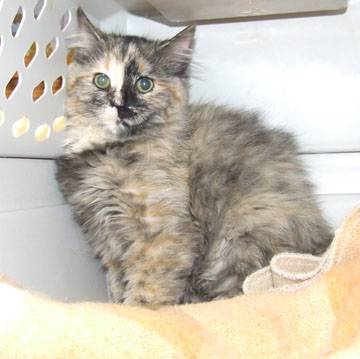
#> input picture dataset/test_set/cats/cat.4005.jpg, 360 x 359 px, found by its file name; its folder holds only this picture in this run
$ jupyter execute --allow-errors .ipynb   (shell and % lines are left out)   (older library calls are emulated)
#> lines starting #> are read from the running program, lines starting #| are printed output that depends on the picture
[cell 1]
import numpy as np
import pickle
import sys
import time

[cell 2]
import numpy as np

class ConvolutionLayer:
  # A Convolution layer
    def __init__(self, num_filters, inputs_channel, width, height, stride, padding, learning_rate, name):
        """
        num_filters:     卷积核个数
        inputs_channel:  通道个数？ RGB吗？
        width：          卷积核宽
        height：         卷积核高
        stride：         卷积核步长
        padding：        输入填充宽度
        learning_rate:  学习率
        name:           卷积层名字
        """
        self.num_filters = num_filters
        self.channel = inputs_channel
        self.width = width
        self.height = height
        self.stride = stride
        self.padding = padding
        self.name = name
        self.lr = learning_rate

        # 所有卷积参数构成一个4维矩阵， (num_filters, channel, width, height)，
        # 每个 filter是一个三位矩阵 （channel, width, height)
        # 参数随机初始化，除length*width减小方差

        self.weights = np.zeros((self.num_filters, self.channel, self.width, self.height))
        #np.zero() 全填充为零
        self.bias = np.zeros((self.num_filters,1))
        for i in range(self.num_filters):
            # 初始化 num_filters个filter matrices
            self.weights[i,:,:,:] = np.random.normal(loc=0, scale=np.sqrt(1./(self.channel*self.width*self.height)), size=(self.channel, self.width, self.height))


    def zero_padding(self, inputs, padding_size):
        #array.shape is one function of np
        w, h = inputs.shape[0], inputs.shape[1]
        new_w = 2 * padding_size + w
        new_h = 2 * padding_size + h
        out = np.zeros((new_w, new_h))
        # out[2:4] means out[2] and out[3]
        out[padding_size:w+padding_size, padding_size:h+padding_size] = inputs
        # this step means copy the orignial values in the new matrix
        return out

    def forward(self, inputs):
        # input size: (C, W, H)
        # output size: (F ,WW, HH)
        C = inputs.shape[0]
        W = inputs.shape[1]+2*self.padding
        H = inputs.shape[2]+2*self.padding
        self.inputs = np.zeros((C, W, H))
        for c in range(inputs.shape[0]):
            #add the input padding(this process we can remove)
            self.inputs[c,:,:] = self.zero_padding(inputs[c,:,:], self.padding)
        WW = (W - self.width)//self.stride + 1
        HH = (H - self.height)//self.stride + 1
        feature_maps = np.zeros((self.num_filters, WW, HH))
        for f in range(self.num_filters):
            for w in range(WW):
                for h in range(HH):
                    ###np.sum(add)
                    feature_maps[f,w,h]=np.sum(self.inputs[:,w:w+self.width,h:h+self.height]*self.weights[f,:,:,:])+self.bias[f]

        return feature_maps

    def backward(self, dy):

        C, W, H = self.inputs.shape
        dx = np.zeros(self.inputs.shape)
        dw = np.zeros(self.weights.shape)
        db = np.zeros(self.bias.shape)

        F, W, H = dy.shape
        for f in range(F):
            for w in range(W):
                for h in range(H):
                    #dw[f,:,:,:]means the fth 3D matrix
                    dw[f,:,:,:]+=dy[f,w,h]*self.inputs[:,w:w+self.width,h:h+self.height]
                    dx[:,w:w+self.width,h:h+self.height]+=dy[f,w,h]*self.weights[f,:,:,:]

        for f in range(F):
            db[f] = np.sum(dy[f, :, :])

        self.weights -= self.lr * dw
        self.bias -= self.lr * db
        return dx

    def extract(self):
        return {self.name+'.weights':self.weights, self.name+'.bias':self.bias}

    def feed(self, weights, bias):
        self.weights = weights
        self.bias = bias

[cell 3]
import numpy as np
class FullyConnectedLayer:

    def __init__(self, num_inputs, num_outputs, learning_rate, name):
        self.weights = 0.01*np.random.rand(num_inputs, num_outputs)
        self.bias = np.zeros((num_outputs, 1))
        self.lr = learning_rate
        self.name = name

    def forward(self, inputs):
        self.inputs = inputs
        return np.dot(self.inputs, self.weights) + self.bias.T

    def backward(self, dy):

        if dy.shape[0] == self.inputs.shape[0]:
            dy = dy.T
        dw = dy.dot(self.inputs)
        db = np.sum(dy, axis=1, keepdims=True)
        dx = np.dot(dy.T, self.weights.T)

        self.weights -= self.lr * dw.T
        self.bias -= self.lr * db

        return dx

    def extract(self):
        return {self.name+'.weights':self.weights, self.name+'.bias':self.bias}

    def feed(self, weights, bias):
        self.weights = weights
        self.bias = bias

[cell 4]
import numpy as np
class Softmax:
    def __init__(self):
        pass
    def forward(self, inputs):
        exp = np.exp(inputs, dtype=np.float)
        self.out = exp/np.sum(exp)
        return self.out
    def backward(self, dy):
        return self.out.T - dy.reshape(dy.shape[0],1)
    def extract(self):
        return

[cell 5]
class ReLu:
    def __init__(self):
        pass
    def forward(self, inputs):
        self.inputs = inputs
        ret = inputs.copy()
        # change the value that is less than 0 to 0
        ret[ret < 0] = 0
        return ret

    def backward(self, dy):
        dx = dy.copy()
        dx[self.inputs < 0] = 0
        return dx
    def extract(self):
        return

[cell 6]
class Flatten:
    def __init__(self):
        pass
    def forward(self, inputs):
        self.C, self.W, self.H = inputs.shape
        #array.reshape(element, length, order), this step means changing the 3D matrix to 1D
        return inputs.reshape(1, self.C*self.W*self.H)
    def backward(self, dy):
        return dy.reshape(self.C, self.W, self.H)
    def extract(self):
        return

[cell 7]
import numpy as np

# loss
def cross_entropy(inputs, labels):

    out_num = labels.shape[0]
    p = np.sum(labels.reshape(1,out_num)*inputs)
    loss = -np.log(p)
    return loss

[cell 8]
import numpy as np
class MaxPoolingLayer:
    # A Max Pooling layer .
    def __init__(self, width, height, stride, name):
        self.width = width
        self.height = height
        self.stride = stride
        self.name = name

    def forward(self, inputs):
        self.inputs = inputs
        C, W, H = inputs.shape
        new_width = (W - self.width) // self.stride + 1
        new_height = (H - self.height) // self.stride + 1
        out = np.zeros((C, new_width, new_height))
        for c in range(C):
            for w in range(new_width):
                for h in range(new_height):
                    #np.max get the max value
                    out[c, w, h] = np.max(
                        self.inputs[c, w * self.stride:w * self.stride + self.width, h * self.stride:h * self.stride + self.height])
        return out

    def backward(self, dy):
        C, W, H = self.inputs.shape
        dx = np.zeros(self.inputs.shape)

        for c in range(C):
            for w in range(0, W, self.width):
                for h in range(0, H, self.height):
                    #np.argmax get the index of max value , and the index is the index after flattening the array
                    st = np.argmax(self.inputs[c, w:w + self.width, h:h + self.height])
                    # get the original index of max value from the flattened index
                    (idx, idy) = np.unravel_index(st, (self.width, self.height))
                    dx[c, w + idx, h + idy] = dy[c, w // self.width, h // self.height]
        return dx

    def extract(self):
        return

[cell 9]
import numpy as np
import pickle
import sys
import time

class Net:
    def __init__(self):
        # Lenet
        # input: 28x28
        # conv1: (5x5x6)@s1p2 -> 28x28x6 {(28-5+2x2)/1+1}
        # maxpool2: (2x2)@s2 -> 14x14x6 {(28-2)/2+1}
        # conv3: (5x5x16)@s1p0 -> 10x10x16 {(14-5)/1+1}
        # maxpool4: (2x2)@s2 -> 5x5x16 {(10-2)/2+1}
        # conv5: (5x5x120)@s1p0 -> 1x1x120 {(5-5)/1+1}
        # fc6: 120 -> 84
        # fc7: 84 -> 10
        # softmax: 10 -> 10
        lr = 0.01
        self.layers = []
        self.layers.append(
            ConvolutionLayer(inputs_channel=1, num_filters=6, width=5, height=5, padding=2, stride=1, learning_rate=lr,
                          name='conv1'))
        self.layers.append(ReLu())
        self.layers.append(MaxPoolingLayer(width=2, height=2, stride=2, name='maxpool2'))

        self.layers.append(
            ConvolutionLayer(inputs_channel=6, num_filters=16, width=5, height=5, padding=0, stride=1, learning_rate=lr,
                          name='conv3'))
        self.layers.append(ReLu())
        self.layers.append(MaxPoolingLayer(width=2, height=2, stride=2, name='maxpool4'))

        self.layers.append(
             ConvolutionLayer(inputs_channel=16, num_filters=40, width=5, height=5, padding=0, stride=1, learning_rate=lr,
                           name='conv5'))

        self.layers.append(ReLu())
        self.layers.append(Flatten())
        self.layers.append(FullyConnectedLayer(num_inputs=40, num_outputs=10, learning_rate=lr, name='fc6'))
        self.layers.append(ReLu())
        self.layers.append(FullyConnectedLayer
                           (num_inputs=10, num_outputs=2, learning_rate=lr, name='fc7'))
        self.layers.append(Softmax())
        self.lay_num = len(self.layers)

    def train(self, training_data, training_label, batch_size, epoch, weights_file):
        total_acc = 0
        for e in range(epoch):
            for batch_index in range(0, training_data.shape[0], batch_size):
                # batch input
                if batch_index + batch_size < training_data.shape[0]:
                    data = training_data[batch_index:batch_index + batch_size]
                    label = training_label[batch_index:batch_index + batch_size]
                else:
                    data = training_data[batch_index:training_data.shape[0]]
                    label = training_label[batch_index:training_label.shape[0]]
                loss = 0
                acc = 0
                start_time = time.time()
                for b in range(batch_size):
                    x = data[b]
                    y = label[b]
                    # forward pass
                    for l in range(self.lay_num):
                        output = self.layers[l].forward(x)
                        x = output
                    loss += cross_entropy(output, y)
                    if np.argmax(output) == np.argmax(y):
                        acc += 1
                        total_acc += 1
                    # backward pass
                    dy = y
                    for l in range(self.lay_num - 1, -1, -1):
                        dout = self.layers[l].backward(dy)
                        dy = dout
                # time
                end_time = time.time()
                batch_time = end_time - start_time
                remain_time = (training_data.shape[0] * epoch - batch_index - training_data.shape[
                    0] * e) / batch_size * batch_time
                hrs = int(remain_time) / 3600
                mins = int((remain_time / 60 - hrs * 60))
                secs = int(remain_time - mins * 60 - hrs * 3600)
                # result
                loss /= batch_size
                batch_acc = float(acc) / float(batch_size)
                training_acc = float(total_acc) / float((batch_index + batch_size) * (e + 1))
                print(
                    '=== Epoch: {0:d}/{1:d} === Iter:{2:d} === Loss: {3:.2f} === BAcc: {4:.2f} === TAcc: {5:.2f} === Remain: {6:d} Hrs {7:d} Mins {8:d} Secs ==='.format(
                        e, epoch, batch_index + batch_size, loss, batch_acc, training_acc, int(hrs), int(mins),
                        int(secs)))
        # dump weights and bias
        obj = []
        for i in range(self.lay_num):
            cache = self.layers[i].extract()
            obj.append(cache)
        with open(weights_file, 'wb') as handle:
            pickle.dump(obj, handle, protocol=pickle.HIGHEST_PROTOCOL)

    # [73 lines left out: functions test, test_with_pretrained_weights, predict_with_pretrained_weights, not called in this run]

[cell 10]
# libraries needed
import os

import math

import matplotlib.pyplot as plt
import numpy

# note: if tensorflow is not install, run "pip install --upgrade tensorflow"
# from tensorflow.keras.preprocessing.image import ImageDataGenerator
import cv2
from PIL import Image
import random

test_dir = "./dataset/test_set"
train_dir = "./dataset/training_set"

train_dir_cats = train_dir + "/cats"
train_dir_dogs = train_dir + "/dogs"
test_dir_cats = test_dir + "/cats"
test_dir_dogs = test_dir + "/dogs"

train_data = []
train_data_label = []
test_data = []
test_data_label = []

# Only transformed to gray pic
def normal_transform (imgpath):
#> called with imgpath = './dataset/training_set/cats/cat.4005.jpg'
    img = cv2.imread(imgpath)
#> img is the input picture: shape (359, 360, 3); mean B, G, R 178.4, 191.8, 198.8
    img = cv2.cvtColor(img, cv2.COLOR_RGB2GRAY)
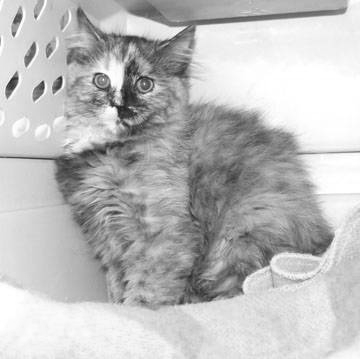
#> img: shape (359, 360); min 22, max 255, mean 188.6
    img = cv2.resize(img, (28,28))
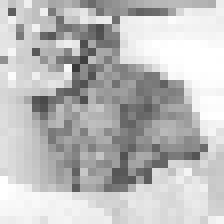
#> img: shape (28, 28) (shown 8 times larger); min 57, max 255, mean 188.7
    return Image.fromarray(img)

# Preprocessed using gaussian_canny
# [25 lines left out: functions gaussian_canny_transform, sobel_transform, not called in this run]
    # return Image.fromarray(numpy.uint8(sobel))

# Reading training data
def read_training_data(train_data, train_data_label, dir, label):
    for filename in os.listdir(dir):
        imgpath = dir + "/" + filename
        img = normal_transform(imgpath)
        train_data.append([numpy.asarray(img)])
        train_data_label.append((label))

# Reading testing data
def read_testing_data(test_data, test_data_label, dir, label):
    for filename in os.listdir(dir):
        imgpath = dir + "/" + filename
        img = normal_transform(imgpath)
        test_data.append([numpy.asarray(img)])
        test_data_label.append((label))

#read gray images into train_data and train_data_label
read_training_data(train_data, train_data_label, train_dir_cats, (0,1))
#train_data =train_data[0:250]
#train_data_label =train_data_label[0:250]
read_training_data(train_data, train_data_label, train_dir_dogs, (1,0))
#> call 2 of normal_transform, with imgpath = './dataset/training_set/dogs/dog.4011.jpg'
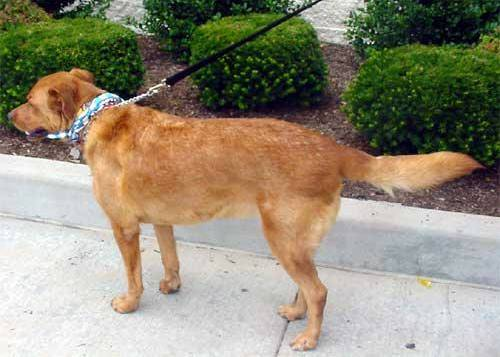
#> input picture dataset/test_set/dogs/dog.4011.jpg, 500 x 357 px, found by its file name
#> in normal_transform, img is the input picture: shape (357, 500, 3); mean B, G, R 119, 139.2, 146.7
#> in normal_transform (call 2), `img = cv2.cvtColor(img, cv2.COLOR_RGB2GRAY)`:
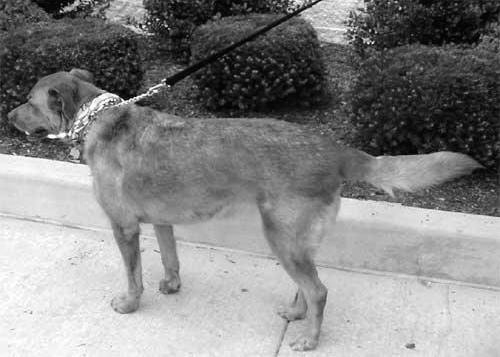
#> img: shape (357, 500); min 0, max 255, mean 134
#> in normal_transform (call 2), `img = cv2.resize(img, (28,28))`:
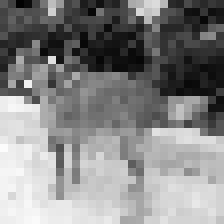
#> img: shape (28, 28) (shown 8 times larger); min 2, max 252, mean 133.5
#train_data =train_data[0:500]
#train_data_label =train_data_label[0:500]
for i in range(len(train_data)//2):
               tmp = train_data[i]
               train_data[i] =train_data[len(train_data)-1-i]
               train_data[len(train_data)-1-i] =tmp
               tlabel = train_data_label[i]
               train_data_label[i] = train_data_label[len(train_data)-1-i]
               train_data_label[len(train_data)-1-i] =  tlabel


#read gray images into test_data and test_data_label
read_testing_data(test_data, test_data_label, test_dir_cats, (0,1))
#test_data =test_data[0:100]
#test_data_label =test_data_label[0:100]
read_testing_data(test_data, test_data_label, test_dir_dogs, (1,0))
for i in range(len(test_data)//2):
               tmp = test_data[i]
               test_data[i] =test_data[len(test_data)-1-i]
               test_data[len(test_data)-1-i] =tmp
               tlabel = test_data_label[i]
               test_data_label[i] = test_data_label[len(test_data)-1-i]
               test_data_label[len(test_data)-1-i] =  tlabel
#test_data =test_data[0:200]
#test_data_label =test_data_label[0:200]
train_data =train_data[0:500]
train_data_label =train_data_label[0:500]
test_data =test_data[1000:1200]
test_data_label =test_data_label[1000:1200]
train_data = numpy.array(train_data)

test_data = numpy.array(test_data)

train_data_label = numpy.array(train_data_label)

test_data_label = numpy.array(test_data_label)


print(train_data.shape, train_data_label.shape)
print(test_data.shape, test_data_label.shape)
LeNet = Net()

print('Training Lenet......')
#> (the rest of this cell did not finish here and is left out)


print('Testing Lenet......')
LeNet.test(data=test_data,label=test_data_label,test_size=200)

print('Testing with pretrained weights......')
LeNet.test_with_pretrained_weights(test_data, test_data_label, 200, 'pretrained_weights.pkl')
